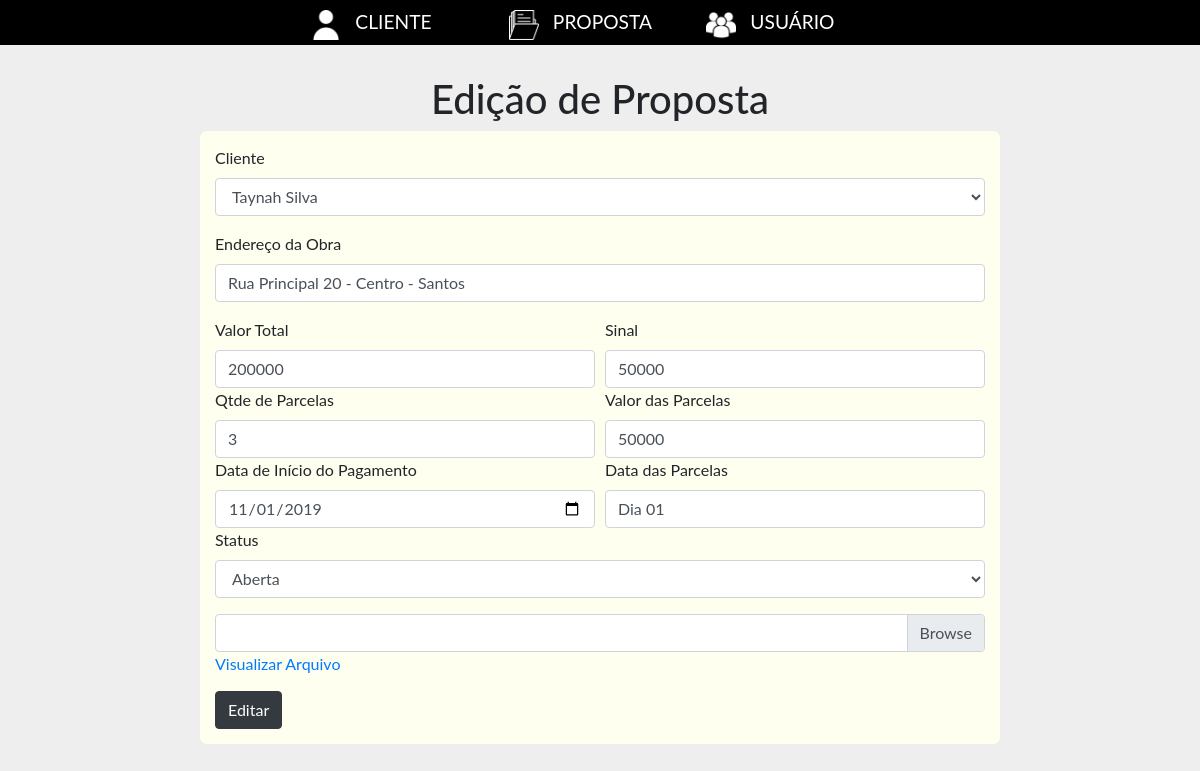
/edicao_proposta.php?cod=1, run on the app's committed database.
### tables this page shows
CREATE TABLE `tb_proposta` (
  `cd_proposta` int(11) NOT NULL,
  `cd_cliente` int(11) NOT NULL,
  `endereco_obra` varchar(70) NOT NULL,
  `valor_total` decimal(10,0) NOT NULL,
  `sinal` decimal(10,0) NOT NULL,
  `qtd_parcelas` int(11) NOT NULL,
  `valor_parcelas` decimal(10,0) NOT NULL,
  `dt_inicio_pag` date NOT NULL,
  `dt_parcelas` varchar(20) NOT NULL,
  `anexo` varchar(60) NOT NULL,
  `status` varchar(1) NOT NULL
);

CREATE TABLE `tb_cliente` (
  `cd_cliente` int(11) NOT NULL,
  `nm_razao_social` varchar(50) NOT NULL,
  `nm_fantasia` varchar(50) NOT NULL,
  `cnpj` varchar(14) NOT NULL,
  `endereco` varchar(50) NOT NULL,
  `email` varchar(50) NOT NULL,
  `telefone` varchar(15) NOT NULL,
  `nm_responsavel` varchar(60) NOT NULL,
  `cpf` varchar(15) NOT NULL,
  `celular` varchar(20) NOT NULL
);

### functions/listar_clientes.php (called while the page is built, shortened)
<?php
include('conexao.php');
$sql = "SELECT * FROM tb_cliente ORDER BY nm_razao_social";
$select = mysqli_query($con, $sql);
$cont = mysqli_num_rows($select);
if ($cont > 0){
	$x=0;
	while ($row = mysqli_fetch_assoc($select)) {
		$clientes[$x]['codigo'] = $row['cd_cliente'];
    	$clientes[$x]['nome'] = $row['nm_razao_social'];
    	$clientes[$x]['fantasia'] = $row['nm_fantasia'];
    	$clientes[$x]['cnpj'] = $row['cnpj'];
    	$clientes[$x]['telefone'] = $row['telefone'];
    	$x++;
	}
}
?>

### functions/buscar_proposta.php (called while the page is built, shortened)
<?php
include('conexao.php');
$codigo = $_GET['cod'];
$sql = "SELECT * FROM tb_proposta WHERE cd_proposta = $codigo";
$select = mysqli_query($con, $sql);
$cont = mysqli_num_rows($select);
if ($cont > 0){
	$row = mysqli_fetch_assoc($select);
	$proposta['codigo'] = $row['cd_proposta'];
	$proposta['cliente'] = $row['cd_cliente'];
	$proposta['endereco_obra'] = $row['endereco_obra'];
	$proposta['valor_total'] = $row['valor_total'];
	$proposta['sinal'] = $row['sinal'];
	$proposta['qtd_parcelas'] = $row['qtd_parcelas'];
	$proposta['valor_parcelas'] = $row['valor_parcelas'];
	$proposta['dt_inicio_pag'] = $row['dt_inicio_pag'];
	$proposta['dt_parcelas'] = $row['dt_parcelas'];
	$proposta['anexo'] = $row['anexo'];
	$proposta['status'] = $row['status'];
}
?>

### edicao_proposta.php (the view, shortened to what this page needs)
<?php
include('menu.php');
include('functions/listar_clientes.php');
include('functions/buscar_proposta.php');
?>
<div class="conteudo">
	<h1>Edição de Proposta</h1>
	<div class="edicao_proposta col-md-8 offset-md-2">
		<form enctype="multipart/form-data" method="post" action="functions/editar_proposta.php">
			<div class="form-group">
		    	<label for="cliente">Cliente</label>
			    <select class="form-control" id="cliente" name="cliente">
			    	<?php
			    	foreach ($clientes as $cliente => $value) {
		  			?>
			      	<option value="<?php echo $value['codigo'] ?>"
			      			<?php if($value['codigo']==$proposta['cliente']) echo "selected" ?> >
			      			<?php echo $value['nome'] ?>
			      	</option>
			      	<?php } ?>
			    </select>
			</div>
			<div class="form-group">
		    	<label for="endereco_obra">Endereço da Obra</label>
		    	<input type="text" class="form-control" id="endereco_obra" name="endereco_obra" value="<?php echo $proposta['endereco_obra'] ?>">
			</div>
			<div class="form-row">
				<div class="col">
					<label for="valor_total">Valor Total</label>
		    		<input type="text" class="form-control" id="valor_total" name="valor_total" value="<?php echo $proposta['valor_total'] ?>">
				</div>
				<div class="col">
					<label for="sinal">Sinal</label>
		    		<input type="text" class="form-control" id="sinal" name="sinal" value="<?php echo $proposta['sinal'] ?>">
				</div>
			</div>
			<div class="form-row">
				<div class="col">
					<label for="qtde_parcelas">Qtde de Parcelas</label>
		    		<input type="text" class="form-control" id="qtde_parcelas" name="qtde_parcelas" value="<?php echo $proposta['qtd_parcelas'] ?>">
				</div>
				<div class="col">
					<label for="valor_parcelas">Valor das Parcelas</label>
		    		<input type="text" class="form-control" id="valor_parcelas" name="valor_parcelas" value="<?php echo $proposta['valor_parcelas'] ?>">
				</div>
			</div>
			<div class="form-row">
				<div class="col">
					<label for="dt_inicio_pag">Data de Início do Pagamento</label>
		    		<input type="date" class="form-control" id="dt_inicio_pag" name="dt_inicio_pag" value="<?php echo $proposta['dt_inicio_pag'] ?>">
				</div>
				<div class="col">
					<label for="dt_parcelas">Data das Parcelas</label>
		    		<input type="text" class="form-control" id="dt_parcelas" name="dt_parcelas" value="<?php echo $proposta['dt_parcelas'] ?>">
				</div>
			</div>
			<div class="form-group">
				<label for="status">Status</label>
		    	<select class="form-control" id="status" name="status">
		      		<option value="1" <?php if($proposta['status']==1) echo "selected" ?> >Aberta</option>
		    	</select>
			</div>
			<div class="form-group custom-file" >
				<label class="custom-file-label" for="anexo">
				</label>
		    	<a href="assets/uploads/<?php echo $proposta['anexo'] ?>" download>Visualizar Arquivo</a>
			</div>
		  <button type="submit" class="btn-edita btn btn-dark">Editar</button>
		</form>
	</div>
</div>
<?php
include('footer.php');
?>

### assets/css/style.css (style rules this page uses)
body { background-color: #eee; font-family: 'Lato', sans-serif; }

### edicao_proposta.php (style rules this page uses)
h1 { text-align: center; padding-top: 30px; }
.edicao_proposta { background-color: #FFFFF0; padding-top: 15px; padding-bottom: 15px; -moz-border-radius:7px;-webkit-border-radius:7px; border-radius:7px; }
.btn-edita { margin-top: 15px; }

### data on the page
tb_proposta: cliente "Taynah Silva", endereco_obra "Rua Principal 20 - Centro - Santos", valor_total "200000", sinal "50000", qtde_parcelas "3", valor_parcelas "50000", dt_inicio_pag "11/01/2019", dt_parcelas "Dia 01"
